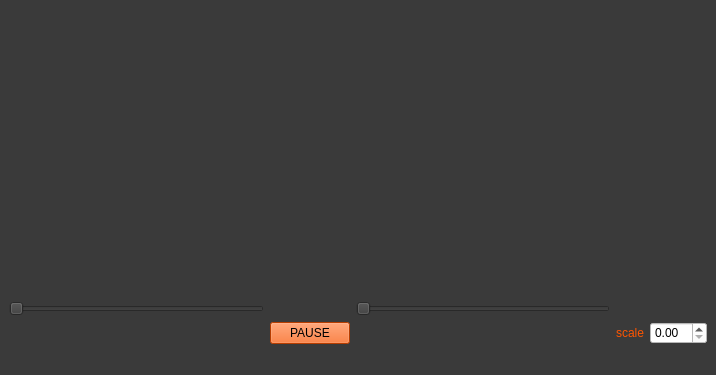
<?xml version="1.0" encoding="UTF-8"?>
<ui version="4.0">
 <class>realtime_timedomain</class>
 <widget class="QMainWindow" name="realtime_timedomain">
  <property name="geometry">
   <rect>
    <x>0</x>
    <y>0</y>
    <width>716</width>
    <height>375</height>
   </rect>
  </property>
  <property name="windowTitle">
   <string>MainWindow</string>
  </property>
  <property name="styleSheet">
   <string notr="true">background-color: rgb(58, 58, 58);</string>
  </property>
  <widget class="QWidget" name="centralwidget">
   <layout class="QGridLayout" name="gridLayout">
    <item row="2" column="3">
     <layout class="QHBoxLayout" name="horizontalLayout">
      <item>
       <widget class="QLabel" name="label">
        <property name="styleSheet">
         <string notr="true">color: rgb(255, 85, 0);</string>
        </property>
        <property name="text">
         <string>scale</string>
        </property>
       </widget>
      </item>
      <item>
       <widget class="QDoubleSpinBox" name="scalling_factor">
        <property name="styleSheet">
         <string notr="true">background-color: rgb(255, 255, 255);</string>
        </property>
       </widget>
      </item>
     </layout>
    </item>
    <item row="0" column="0" colspan="4">
     <widget class="QCustomPlot" name="customplot" native="true"/>
    </item>
    <item row="1" column="2">
     <widget class="QSlider" name="xmax_var">
      <property name="orientation">
       <enum>Qt::Horizontal</enum>
      </property>
     </widget>
    </item>
    <item row="1" column="0">
     <widget class="QSlider" name="xmin_var">
      <property name="orientation">
       <enum>Qt::Horizontal</enum>
      </property>
     </widget>
    </item>
    <item row="2" column="1">
     <widget class="QPushButton" name="push_play_pause">
      <property name="styleSheet">
       <string notr="true">background-color: rgb(255, 85, 0);</string>
      </property>
      <property name="text">
       <string>PAUSE</string>
      </property>
     </widget>
    </item>
   </layout>
   <zorder>customplot</zorder>
   <zorder>xmax_var</zorder>
   <zorder>xmin_var</zorder>
   <zorder>push_play_pause</zorder>
  </widget>
  <widget class="QMenuBar" name="menubar">
   <property name="geometry">
    <rect>
     <x>0</x>
     <y>0</y>
     <width>716</width>
     <height>21</height>
    </rect>
   </property>
  </widget>
  <widget class="QStatusBar" name="statusbar"/>
 </widget>
 <customwidgets>
  <customwidget>
   <class>QCustomPlot</class>
   <extends>QWidget</extends>
   <header location="global">qcustomplot.h</header>
   <container>1</container>
  </customwidget>
 </customwidgets>
 <resources/>
 <connections/>
</ui>
